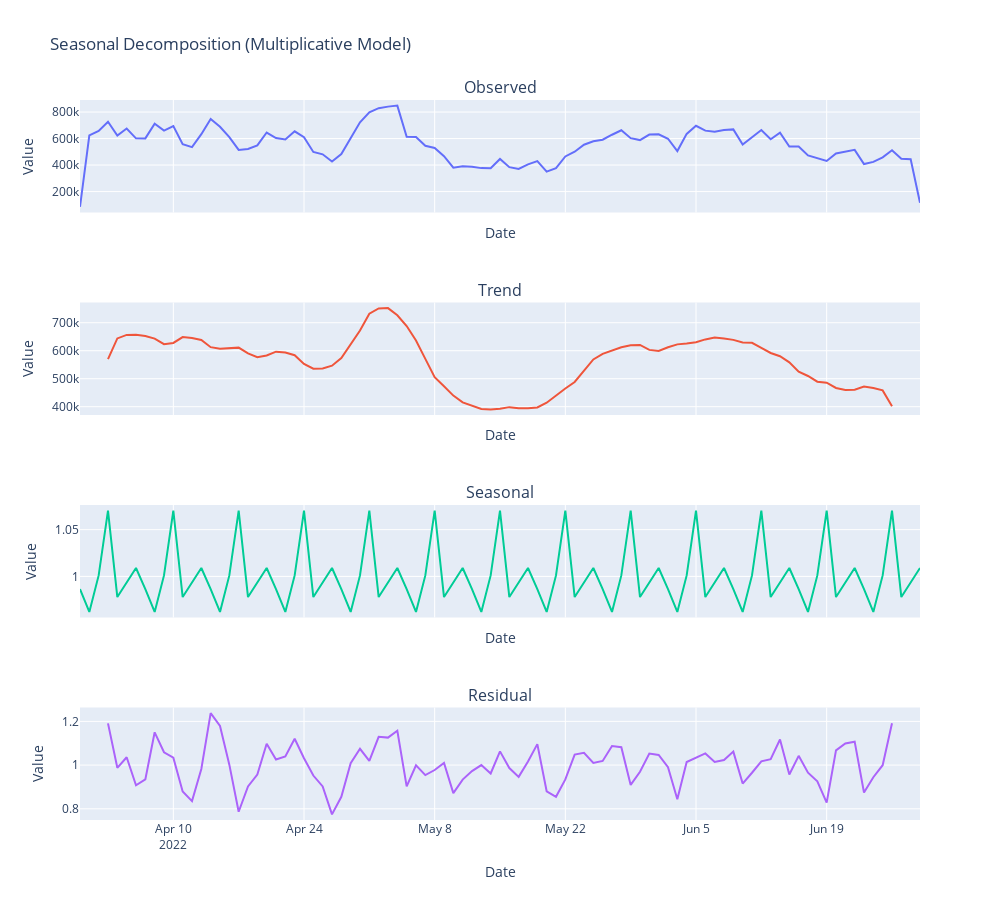

Source (notebook cell):
### Code cell
res = seasonal_decompose(df1['sales_sum'], model='multiplicative')

#Ambil index,
week = df1.index

fig = make_subplots(rows=4, cols=1, shared_xaxes=True,
                    subplot_titles=["Observed", "Trend", "Seasonal", "Residual"])

#Observed,
fig.add_trace(go.Scatter(x=week, y=res.observed, mode='lines', name='Observed'),
              row=1, col=1)

#Trend,
fig.add_trace(go.Scatter(x=week, y=res.trend, mode='lines', name='Trend'),
              row=2, col=1)

#Seasonal,
fig.add_trace(go.Scatter(x=week, y=res.seasonal, mode='lines', name='Seasonal'),
              row=3, col=1)

#Residual,
fig.add_trace(go.Scatter(x=week, y=res.resid, mode='lines', name='Residual'),
              row=4, col=1)

#Layout,
fig.update_layout(height=900, width=1000, title_text="Seasonal Decomposition (Multiplicative Model)", showlegend=False)
fig.update_xaxes(title_text="Date")
fig.update_yaxes(title_text="Value")

fig.show()
